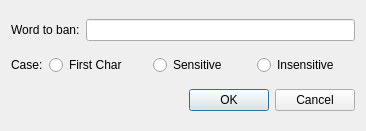
<?xml version="1.0" encoding="UTF-8"?>
<ui version="4.0">
 <class>BanwordDialog</class>
 <widget class="QDialog" name="BanwordDialog">
  <property name="enabled">
   <bool>true</bool>
  </property>
  <property name="geometry">
   <rect>
    <x>0</x>
    <y>0</y>
    <width>366</width>
    <height>131</height>
   </rect>
  </property>
  <property name="windowTitle">
   <string>Ban word</string>
  </property>
  <layout class="QVBoxLayout" name="verticalLayout">
   <item>
    <layout class="QHBoxLayout" name="wordBox" stretch="0,1">
     <item>
      <widget class="QLabel" name="wordLabel">
       <property name="text">
        <string>Word to ban:</string>
       </property>
      </widget>
     </item>
     <item>
      <widget class="QLineEdit" name="wordInput"/>
     </item>
    </layout>
   </item>
   <item>
    <layout class="QHBoxLayout" name="caseBox" stretch="0,1,1,1">
     <item>
      <widget class="QLabel" name="caseLabel">
       <property name="text">
        <string>Case:</string>
       </property>
      </widget>
     </item>
     <item>
      <widget class="QRadioButton" name="insensitive">
       <property name="text">
        <string>First Char</string>
       </property>
      </widget>
     </item>
     <item>
      <widget class="QRadioButton" name="sensitive">
       <property name="text">
        <string>Sensitive</string>
       </property>
      </widget>
     </item>
     <item>
      <widget class="QRadioButton" name="firstChar">
       <property name="text">
        <string>Insensitive</string>
       </property>
      </widget>
     </item>
    </layout>
   </item>
   <item>
    <widget class="QDialogButtonBox" name="buttonBox">
     <property name="orientation">
      <enum>Qt::Horizontal</enum>
     </property>
     <property name="standardButtons">
      <set>QDialogButtonBox::Cancel|QDialogButtonBox::Ok</set>
     </property>
    </widget>
   </item>
  </layout>
 </widget>
 <resources/>
 <connections>
  <connection>
   <sender>buttonBox</sender>
   <signal>accepted()</signal>
   <receiver>BanwordDialog</receiver>
   <slot>accept()</slot>
   <hints>
    <hint type="sourcelabel">
     <x>248</x>
     <y>254</y>
    </hint>
    <hint type="destinationlabel">
     <x>157</x>
     <y>274</y>
    </hint>
   </hints>
  </connection>
  <connection>
   <sender>buttonBox</sender>
   <signal>rejected()</signal>
   <receiver>BanwordDialog</receiver>
   <slot>reject()</slot>
   <hints>
    <hint type="sourcelabel">
     <x>316</x>
     <y>260</y>
    </hint>
    <hint type="destinationlabel">
     <x>286</x>
     <y>274</y>
    </hint>
   </hints>
  </connection>
 </connections>
</ui>
